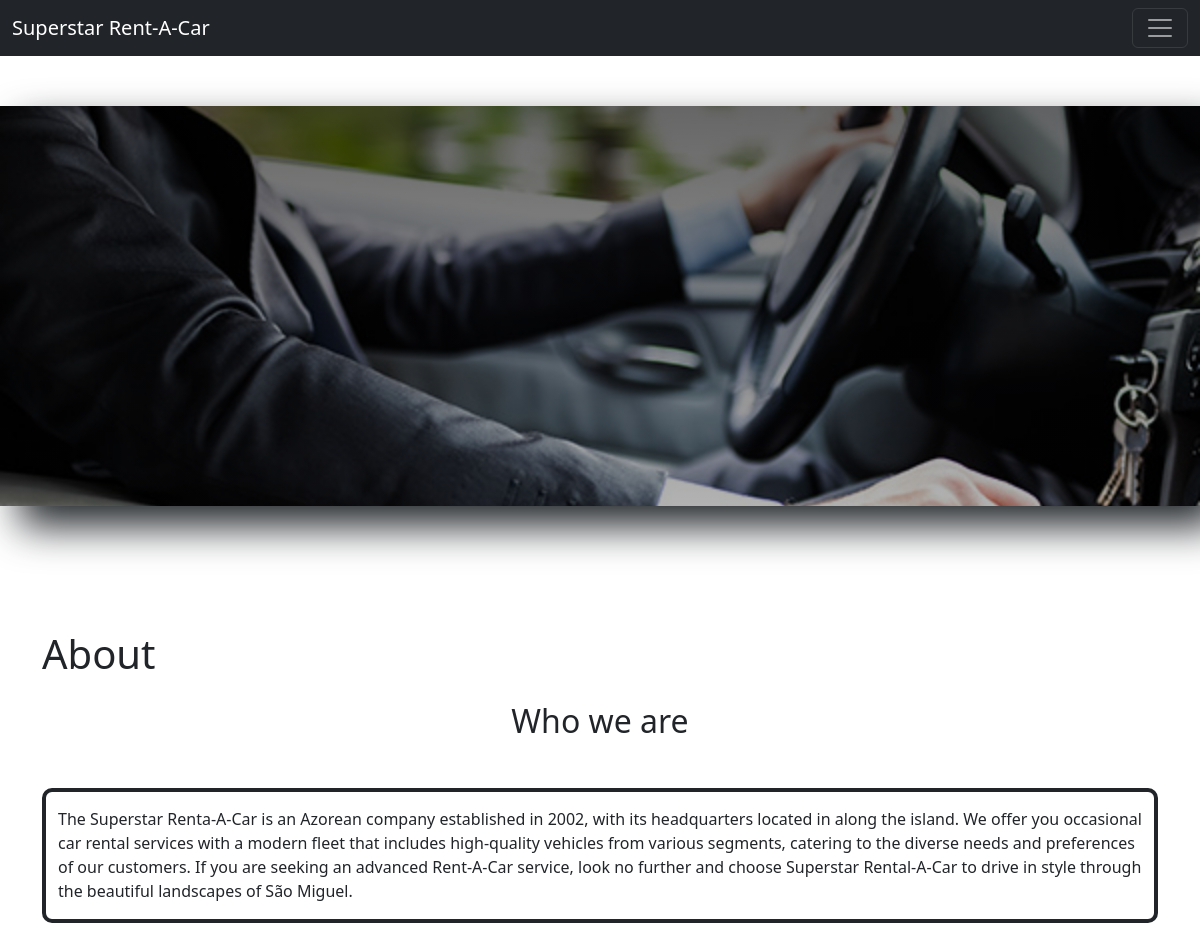
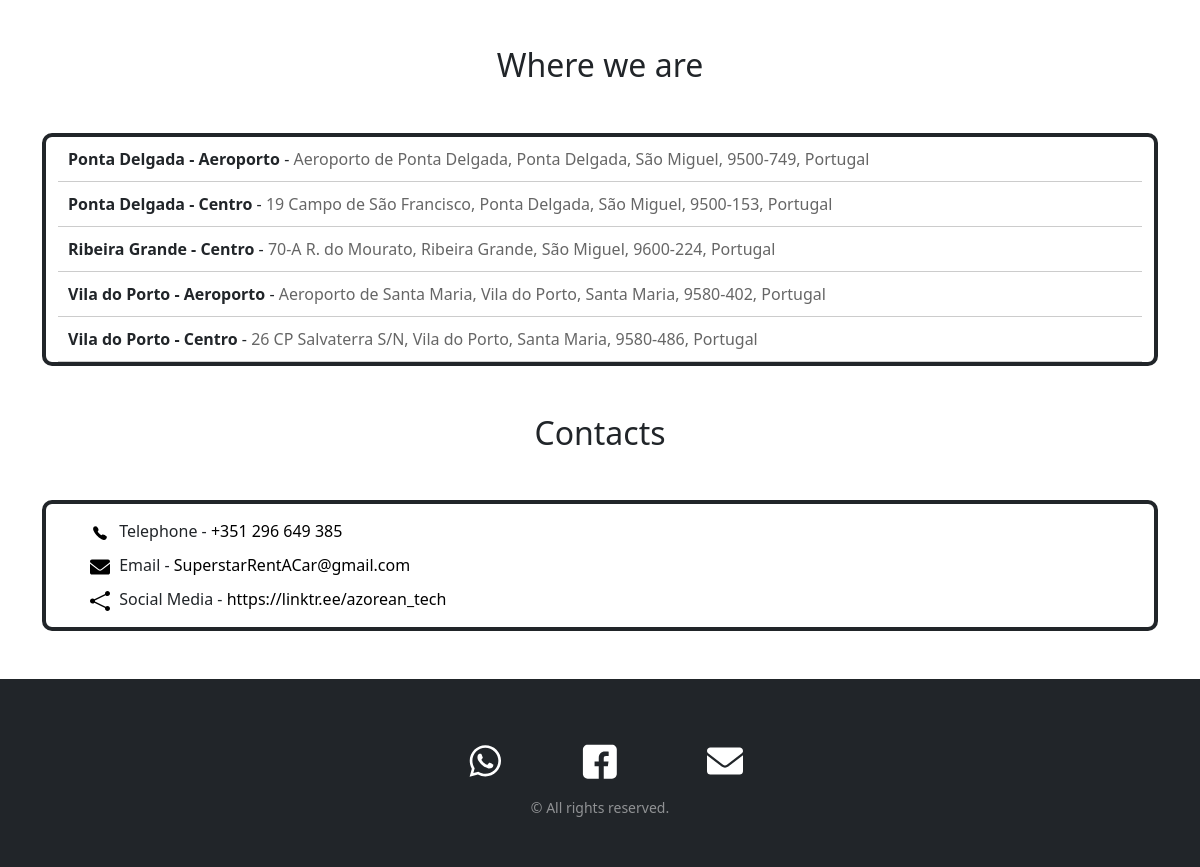
The page /project/src/html/about.php on the database its author committed (2 pictures, top to bottom).
### tables this page shows
CREATE TABLE location (
    id INT UNSIGNED NOT NULL AUTO_INCREMENT,
    name VARCHAR(90) NOT NULL,
    address_id INT UNSIGNED NOT NULL,
    island_id INT UNSIGNED NOT NULL,
    isArchived BOOLEAN NOT NULL DEFAULT FALSE,
    PRIMARY KEY (id),
    CONSTRAINT fk_location_address
        FOREIGN KEY (address_id)
        REFERENCES address(id),
    CONSTRAINT fk_location_island
        FOREIGN KEY (island_id)
        REFERENCES island(id)
);

CREATE TABLE IF NOT EXISTS address (
    id INT UNSIGNED NOT NULL AUTO_INCREMENT,
    street VARCHAR(90) NOT NULL,
    doorNumber VARCHAR(10),
    apartmentNr VARCHAR(10),
    city VARCHAR(45) NOT NULL,
    district VARCHAR(45) NOT NULL,
    postalCode VARCHAR(15) NOT NULL,
    country_id INT UNSIGNED NOT NULL,
    PRIMARY KEY (id),
    CONSTRAINT fk_address_country
        FOREIGN KEY (country_id)
        REFERENCES country(id)
);

CREATE TABLE IF NOT EXISTS country (
    id INT UNSIGNED NOT NULL AUTO_INCREMENT,
    name VARCHAR(45) NOT NULL,
    code VARCHAR(6) NOT NULL,
    PRIMARY KEY (id)
);

### project/lib/RentACar/DBModel.php (called while the page is built, shortened)
<?php
trait DBModel
{
    public static function find(int $id, string $tableName = ''): self
    {
        $connection = MyConnect::getInstance()->getConnection();
        $sql = "SELECT * FROM " . $tableName . " WHERE id = ?";
        $stmt = $connection->prepare($sql);
        $stmt->execute([$id]);
        $result = $stmt->fetchObject(static::class);
        return $result;
    }
    public static function search(array $filters, string $tableName = '', ?string $orderBy = null, ?string $order = null, ?int $limit = null): array
    {
        if ($tableName === '') {
            $class_parts = explode('\\', static::class);
            $tableName = end($class_parts);
            $tableName = self::camelToSnake($tableName);
        }
        $sql = "SELECT * FROM " . $tableName;
        $connection = MyConnect::getInstance()->getConnection();
        $stmt = $connection->prepare($sql);
        $params = array_column($filters, 'value');
        $stmt->execute($params);
        $results = [];
        while($row = $stmt->fetchObject(static::class)) {
            $results[] = $row;
        }
        return $results;
    }
    public function loadRelation(string $relationName, string $tableName = ''): self
    {
        if ($tableName === '') {
            $tableName = $relationName;
        }
        $className = 'RentACar\\' . self::snakeToCamel($tableName);
        $this->{$relationName} = $className::find($this->{$relationName . '_id'}, $tableName);
        return $this;
    }
    public static function camelToSnake(string $camelCase): string
    {
        $result = '';
        for ($i = 0; $i < strlen($camelCase); $i++) {
            $char = $camelCase[$i];
            if (ctype_upper($char)) {
                $result .= '_' . strtolower($char);
            } else {
                $result .= $char;
            }
        }
        return ltrim($result, '_');
    }
    public static function snakeToCamel($string, $capitalizeFirstCharacter = true): string
    {
        $str = str_replace(' ', '', ucwords(str_replace('_', ' ', $string)));
        return $str;
    }
}

### project/lib/RentACar/Location.php (called while the page is built, shortened)
<?php
class Location
{
    protected ?string $name = null;
    protected ?Address $address = null;
    public function getAddress(): Address
    {
        return $this->address;
    }
    public function getName()
    {
        return $this->name;
    }
}

### project/lib/RentACar/Address.php (called while the page is built, shortened)
<?php
class Address
{
    protected ?string $street = null;
    protected ?string $doorNumber = null;
    protected ?string $city = null;
    protected ?string $district = null;
    protected ?string $postalCode = null;
    protected ?Country $country = null;
    public function getCountry()
    {
        return $this->country;
    }
    public function __toString() : string
    {
        if ($this->country === null) {
            $this->loadRelation('country');
        }
        $addressString = $this->doorNumber . ' ' . $this->street;
        $addressString .= ', ' . $this->city . ', ' . $this->district . ', ' . $this->postalCode . ', ' . $this->getCountry()->getName();
        return $addressString;
    }
}

### project/lib/RentACar/Country.php (called while the page is built, shortened)
<?php
class Country
{
    protected ?string $name = null;
    public function getName(): string
    {
        return $this->name;
    }
}

### project/src/html/about.php (the view, shortened to what this page needs)
<?php
require_once $_SERVER['DOCUMENT_ROOT'] . '/src/html/components/header.php';
echo getHeader();
?>
<body>
    <?php include $_SERVER['DOCUMENT_ROOT'] . '/src/html/components/navbar.inc.php'; ?>
    <div class="bg-image about" style="position: relative;">
        <div class="gradient-overlay"></div>
    </div>
    <div class="container">
        <div class="text-content my-4">
            <h1 style="padding-top:150px">About</h1>
        </div>
        <div class="text-content text-align-center">
            <h2 class="text-center">Who we are</h2>
            <div class="container border-dark w-70 mt-5" style="border: 4px solid; border-radius:10px;">
                <div class="text-content">
                    <p class="text-justify" style="padding-top:15px;">The Superstar Renta-A-Car is an Azorean company
                        established in
                        2002, with
                        its
                        headquarters
                        located in
                        along the island. We offer you occasional car rental services with a modern fleet that includes
                        high-quality vehicles from various segments, catering to the diverse needs and preferences of
                        our
                        customers. If you are seeking an advanced Rent-A-Car service, look no further and choose
                        Superstar
                        Rental-A-Car to drive in style through the beautiful landscapes of São Miguel.</p>
                </div>
            </div>
        </div>
    </div>
    <div class="container text-align-center mt-5">
        <div class="text-content">
            <h2 class="text-center">Where we are</h2>
            <div class="container border-dark w-70 mt-5" style="border: 4px solid; border-radius:10px;">
                <div class="text-content">
                    <ul class="location-list">
                        <?php $locations = Location::search([]);
                        foreach ($locations as $location) {
                            $location->loadRelation('address');
                        ?>
                            <li class='location-list-item'>
                                <span class='location-name'><?php echo $location->getName() ?></span> -
                                <span class='location-address'><?php echo $location->getAddress() ?></span>
                            </li>
                        <?php } ?>
                    </ul>
                </div>
            </div>
        </div>
    </div>
    <div class="container text-align-center mt-5">
        <div class="text-content">
            <h2 class="text-center">Contacts</h2>
            <div class="container border-dark w-70 mt-5" style="border: 4px solid; border-radius:10px;">
                <div class="text-content">
                    <ul style="list-style-type:none;">
                        <li style="padding-top:15px;">
                            <img src="/src/img/telefone.svg"
                                alt="telephone"
                                style="height:20px; width:20px;"
                            >
                            <span style="margin-left:5px;">
                                Telephone - <a href="tel:+351296649385" style="color:black; text-decoration:none;">+351 296 649 385</a>
                            </span>
                        </li>
                        <li style="padding-top:10px;"><img src="/src/img/email.svg" alt="Email"
                                style="height:20px; width:20px;"> <span style="margin-left:5px;">Email -
                                <a href="mailto:SuperstarRentACar@gmail.com" style="color:black; text-decoration:none;">SuperstarRentACar@gmail.com</a></span></li>
                        <li style="padding-top:10px;">
                            <img src="/src/img/socialMedia.svg" alt="Socia Media"
                                style="height:20px; width:20px;">
                                <span style="margin-left:5px;">
                                Social Media - </span> <a href="https://linktr.ee/azorean_tech"
                            style="color:black; text-decoration:none;">https://linktr.ee/azorean_tech</a>
                        </li>
                    </ul>
                </div>
            </div>
        </div>
    </div>
</body>
</html>

### project/src/css/style.css (style rules this page uses)
body { min-height: 100vh; display: flex; flex-direction: column; justify-content: space-between; }
body > .container { flex-grow: 1; }
.bg-image.about { position: relative; background-image: url(../img/WhoweAre.png); background-size: cover; background-position: center; height: 50vh; filter: drop-shadow(20px 20px 20px); top: 50px; }
.about > .gradient-overlay { position: absolute; top: 0; left: 0; width: 100%; height: 100%; background: linear-gradient(rgba(0, 0, 0, 0.6), rgba(0, 0, 0, 0.3)); }
.location-list { list-style: none; padding: 0; margin: 0; }
.location-list-item { padding: 10px; border-bottom: 1px solid #ccc; }
.location-name { font-weight: bold; }
.location-address { color: #666; }

### rows shown on the page
location: name "Ponta Delgada - Aeroporto", address.name "Aeroporto de Ponta Delgada, Ponta Delgada, São Miguel, 9500-749, Portugal"
location: name "Ponta Delgada - Centro", address.name "19 Campo de São Francisco, Ponta Delgada, São Miguel, 9500-153, Portugal"
location: name "Ribeira Grande - Centro", address.name "70-A R. do Mourato, Ribeira Grande, São Miguel, 9600-224, Portugal"
location: name "Vila do Porto - Aeroporto", address.name "Aeroporto de Santa Maria, Vila do Porto, Santa Maria, 9580-402, Portugal"
location: name "Vila do Porto - Centro", address.name "26 CP Salvaterra S/N, Vila do Porto, Santa Maria, 9580-486, Portugal"
